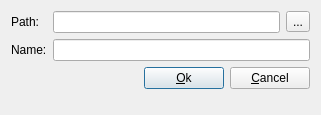
<?xml version="1.0" encoding="UTF-8"?>
<ui version="4.0">
 <class>addForm</class>
 <widget class="QWidget" name="addForm">
  <property name="geometry">
   <rect>
    <x>0</x>
    <y>0</y>
    <width>321</width>
    <height>115</height>
   </rect>
  </property>
  <property name="windowTitle">
   <string>Form</string>
  </property>
  <property name="layoutDirection">
   <enum>Qt::LeftToRight</enum>
  </property>
  <layout class="QFormLayout" name="formLayout">
   <property name="fieldGrowthPolicy">
    <enum>QFormLayout::AllNonFixedFieldsGrow</enum>
   </property>
   <item row="2" column="0">
    <widget class="QLabel" name="name_label">
     <property name="text">
      <string>Name:</string>
     </property>
    </widget>
   </item>
   <item row="2" column="1">
    <widget class="QLineEdit" name="name_edit"/>
   </item>
   <item row="5" column="1">
    <layout class="QHBoxLayout" name="horizontalLayout">
     <item>
      <spacer name="horizontalSpacer">
       <property name="orientation">
        <enum>Qt::Horizontal</enum>
       </property>
       <property name="sizeHint" stdset="0">
        <size>
         <width>40</width>
         <height>20</height>
        </size>
       </property>
      </spacer>
     </item>
     <item>
      <widget class="QPushButton" name="ok_button">
       <property name="text">
        <string>&amp;Ok</string>
       </property>
       <property name="autoDefault">
        <bool>true</bool>
       </property>
       <property name="default">
        <bool>true</bool>
       </property>
      </widget>
     </item>
     <item>
      <widget class="QPushButton" name="cancel_button">
       <property name="text">
        <string>&amp;Cancel</string>
       </property>
      </widget>
     </item>
    </layout>
   </item>
   <item row="0" column="1">
    <layout class="QHBoxLayout" name="horizontalLayout_2">
     <item>
      <widget class="QLineEdit" name="path_edit"/>
     </item>
     <item>
      <widget class="QToolButton" name="browse_button">
       <property name="text">
        <string>...</string>
       </property>
      </widget>
     </item>
    </layout>
   </item>
   <item row="0" column="0">
    <widget class="QLabel" name="path_label">
     <property name="text">
      <string>Path:</string>
     </property>
     <property name="buddy">
      <cstring></cstring>
     </property>
    </widget>
   </item>
  </layout>
 </widget>
 <tabstops>
  <tabstop>path_edit</tabstop>
  <tabstop>browse_button</tabstop>
  <tabstop>name_edit</tabstop>
  <tabstop>ok_button</tabstop>
  <tabstop>cancel_button</tabstop>
 </tabstops>
 <resources/>
 <connections>
  <connection>
   <sender>cancel_button</sender>
   <signal>clicked()</signal>
   <receiver>addForm</receiver>
   <slot>close()</slot>
   <hints>
    <hint type="sourcelabel">
     <x>269</x>
     <y>87</y>
    </hint>
    <hint type="destinationlabel">
     <x>324</x>
     <y>63</y>
    </hint>
   </hints>
  </connection>
 </connections>
</ui>
